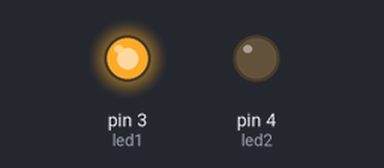
A sketch run on a simulated Arduino Uno, built with avr-gcc and run on an emulated ATmega328P. Parts: output pins drawn as LEDs (lit = HIGH).

Above: at 0.04 s.
At 0.99 s:
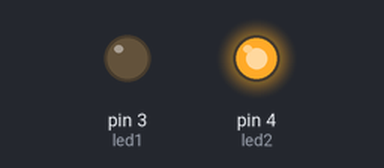
At 2.4 s:
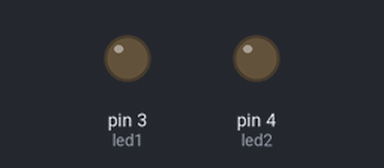
Timing chart, 0 to 3.0 s (numbered marks = the images above):
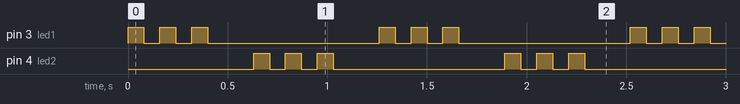

Measured:
- by itself, pin 3 (led1), pin 4 (led2): repeats every 1.3 s: 2 × (LOW 0.08 s, HIGH 0.08 s), LOW 0.86 s, HIGH 0.08 s

The sketch:

Polis_Cakari.ino
```cpp
const int led1 = 3;
const int led2 = 4;

void setup() {
  pinMode(led1, OUTPUT);
  pinMode(led2, OUTPUT);
}

void loop() {

  // Sol hızlı çakar
  for(int i = 0; i < 3; i++) {
    digitalWrite(led1, HIGH);
    delay(80);
    digitalWrite(led1, LOW);
    delay(80);
  }

  delay(150);

  // Sağ hızlı çakar
  for(int i = 0; i < 3; i++) {
    digitalWrite(led2, HIGH);
    delay(80);
    digitalWrite(led2, LOW);
    delay(80);
  }

  delay(150);
}
```
